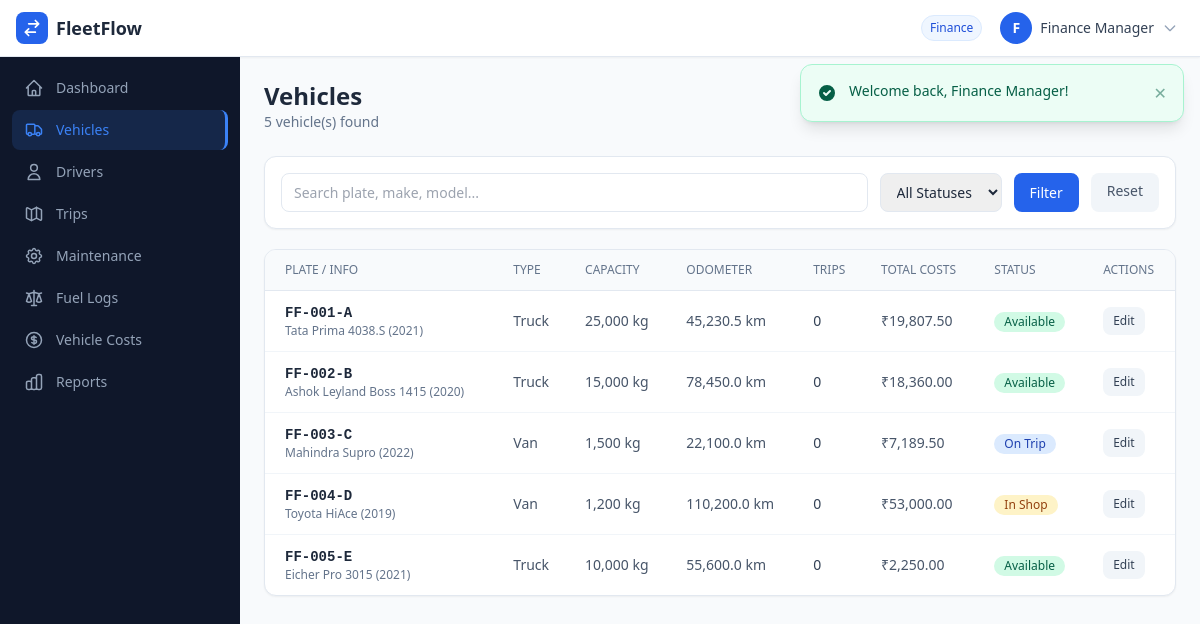
The page /vehicles.php (signed in) on the database its author committed.
### tables this page shows
CREATE TABLE vehicles (
    id INT AUTO_INCREMENT PRIMARY KEY,
    license_plate VARCHAR(20) NOT NULL UNIQUE,
    make VARCHAR(50) NOT NULL,
    model VARCHAR(50) NOT NULL,
    year YEAR NOT NULL,
    type ENUM('Truck','Van','Car','Motorcycle','Bus','Other') NOT NULL DEFAULT 'Truck',
    max_capacity DECIMAL(10,2) NOT NULL COMMENT 'in kg',
    status ENUM('Available','On Trip','In Shop','Suspended') NOT NULL DEFAULT 'Available',
    odometer DECIMAL(10,2) DEFAULT 0 COMMENT 'in km',
    notes TEXT,
    created_at TIMESTAMP DEFAULT CURRENT_TIMESTAMP,
    updated_at TIMESTAMP DEFAULT CURRENT_TIMESTAMP ON UPDATE CURRENT_TIMESTAMP
);

### vehicles.php (the view, shortened to what this page needs)
<?php
$db = getDB();
$search  = trim($_GET['search'] ?? '');
$where   = [];
$params  = [];
$whereSql = $where ? 'WHERE '.implode(' AND ',$where) : '';
$vehicles = $db->prepare("
    SELECT v.*,
        (SELECT COUNT(*) FROM trips WHERE vehicle_id=v.id AND status='Completed') as total_trips,
        (SELECT COALESCE(SUM(amount),0) FROM vehicle_costs WHERE vehicle_id=v.id) as total_costs
    FROM vehicles v $whereSql ORDER BY v.created_at DESC
");
$vehicles->execute($params);
$vehicles = $vehicles->fetchAll();
include 'includes/header.php';
?>
<div class="flex flex-wrap items-center justify-between gap-4 mb-6">
    <div>
        <h1 class="text-2xl font-bold text-slate-800">Vehicles</h1>
        <p class="text-slate-500 text-sm"><?= count($vehicles) ?> vehicle(s) found</p>
    </div>
</div>
<div class="bg-white rounded-xl border border-slate-200 shadow-sm p-4 mb-5">
    <form method="GET" class="flex flex-wrap gap-3">
        <input type="text" name="search" value="<?= e($search) ?>" placeholder="Search plate, make, model..."
               class="flex-1 min-w-[200px] px-3 py-2 border border-slate-200 rounded-lg text-sm focus:outline-none focus:ring-2 focus:ring-blue-500">
        <select name="status" class="px-3 py-2 border border-slate-200 rounded-lg text-sm focus:outline-none focus:ring-2 focus:ring-blue-500">
            <option value="">All Statuses</option>
        </select>
        <button type="submit" class="px-4 py-2 bg-blue-600 text-white rounded-lg text-sm font-medium hover:bg-blue-700 transition">Filter</button>
        <a href="vehicles.php" class="px-4 py-2 bg-slate-100 text-slate-600 rounded-lg text-sm font-medium hover:bg-slate-200 transition">Reset</a>
    </form>
</div>
<div class="bg-white rounded-xl border border-slate-200 shadow-sm overflow-hidden">
    <div class="overflow-x-auto">
        <table class="w-full text-sm">
            <thead class="bg-slate-50 border-b border-slate-200">
                <tr class="text-xs uppercase text-slate-500">
                    <th class="text-left px-5 py-3 font-medium">Plate / Info</th>
                    <th class="text-left px-4 py-3 font-medium">Type</th>
                    <th class="text-left px-4 py-3 font-medium">Capacity</th>
                    <th class="text-left px-4 py-3 font-medium">Odometer</th>
                    <th class="text-left px-4 py-3 font-medium">Trips</th>
                    <th class="text-left px-4 py-3 font-medium">Total Costs</th>
                    <th class="text-left px-4 py-3 font-medium">Status</th>
                    <th class="text-left px-4 py-3 font-medium">Actions</th>
                </tr>
            </thead>
            <tbody class="divide-y divide-slate-100">
                <?php foreach ($vehicles as $v): ?>
                <tr class="hover:bg-slate-50 transition">
                    <td class="px-5 py-3">
                        <div class="font-semibold text-slate-800 font-mono"><?= e($v['license_plate']) ?></div>
                        <div class="text-xs text-slate-500"><?= e($v['make'].' '.$v['model'].' ('.$v['year'].')') ?></div>
                    </td>
                    <td class="px-4 py-3 text-slate-600"><?= e($v['type']) ?></td>
                    <td class="px-4 py-3 text-slate-600"><?= number_format($v['max_capacity']) ?> kg</td>
                    <td class="px-4 py-3 text-slate-600"><?= number_format($v['odometer'],1) ?> km</td>
                    <td class="px-4 py-3 font-medium text-slate-700"><?= $v['total_trips'] ?></td>
                    <td class="px-4 py-3 text-slate-600"><?= formatCurrency((float)$v['total_costs']) ?></td>
                    <td class="px-4 py-3"><?= statusBadge($v['status']) ?></td>
                    <td class="px-4 py-3">
                        <div class="flex items-center gap-2">
                            <a href="vehicle_edit.php?id=<?= $v['id'] ?>" class="text-xs px-2.5 py-1.5 bg-slate-100 hover:bg-slate-200 text-slate-700 rounded-lg font-medium transition">Edit</a>
                        </div>
                    </td>
                </tr>
                <?php endforeach; ?>
            </tbody>
        </table>
    </div>
</div>
<?php include 'includes/footer.php'; ?>

### config.php (shortened to what this page needs)
<?php
function e(string $str): string {
    return htmlspecialchars($str, ENT_QUOTES, 'UTF-8');
}
function formatCurrency(float $amount): string {
    return '₹' . number_format($amount, 2);
}
function statusBadge(string $status): string {
    $map = [
        'Available'   => 'bg-emerald-100 text-emerald-800',
        'On Trip'     => 'bg-blue-100 text-blue-800',
        'In Shop'     => 'bg-amber-100 text-amber-800',
        'Suspended'   => 'bg-red-100 text-red-800',
        'Completed'   => 'bg-green-100 text-green-800',
        'Cancelled'   => 'bg-gray-100 text-gray-700',
        'Draft'       => 'bg-slate-100 text-slate-700',
        'Dispatched'  => 'bg-indigo-100 text-indigo-800',
        'On Duty'     => 'bg-emerald-100 text-emerald-800',
        'Off Duty'    => 'bg-gray-100 text-gray-700',
        'Scheduled'   => 'bg-blue-100 text-blue-700',
        'In Progress' => 'bg-amber-100 text-amber-800',
    ];
    $cls = $map[$status] ?? 'bg-gray-100 text-gray-700';
    return "<span class='inline-flex items-center px-2.5 py-0.5 rounded-full text-xs font-medium $cls'>$status</span>";
}

### rows shown on the page
vehicles: license_plate "FF-001-A", make+model+year "Tata Prima 4038.S (2021)", type "Truck", max_capacity "25,000", odometer "45,230.5", total_trips "0", total_costs "₹19,807.50", status "Available"
vehicles: license_plate "FF-002-B", make+model+year "Ashok Leyland Boss 1415 (2020)", type "Truck", max_capacity "15,000", odometer "78,450.0", total_trips "0", total_costs "₹18,360.00", status "Available"
vehicles: license_plate "FF-003-C", make+model+year "Mahindra Supro (2022)", type "Van", max_capacity "1,500", odometer "22,100.0", total_trips "0", total_costs "₹7,189.50", status "On Trip"
vehicles: license_plate "FF-004-D", make+model+year "Toyota HiAce (2019)", type "Van", max_capacity "1,200", odometer "110,200.0", total_trips "0", total_costs "₹53,000.00", status "In Shop"
vehicles: license_plate "FF-005-E", make+model+year "Eicher Pro 3015 (2021)", type "Truck", max_capacity "10,000", odometer "55,600.0", total_trips "0", total_costs "₹2,250.00", status "Available"

### other values the page prints
$user['role'] "Finance"
substr($user['name'] ?? 'U', 0, 1) "F"
$user['name'] "Finance Manager"
$item['label'] "Dashboard"
$item['label'] "Vehicles"
$item['label'] "Drivers"
$item['label'] "Trips"
$item['label'] "Maintenance"
$item['label'] "Fuel Logs"
$item['label'] "Vehicle Costs"
$item['label'] "Reports"
$flash['message'] "Welcome back, Finance Manager!"
count($vehicles) "5"
